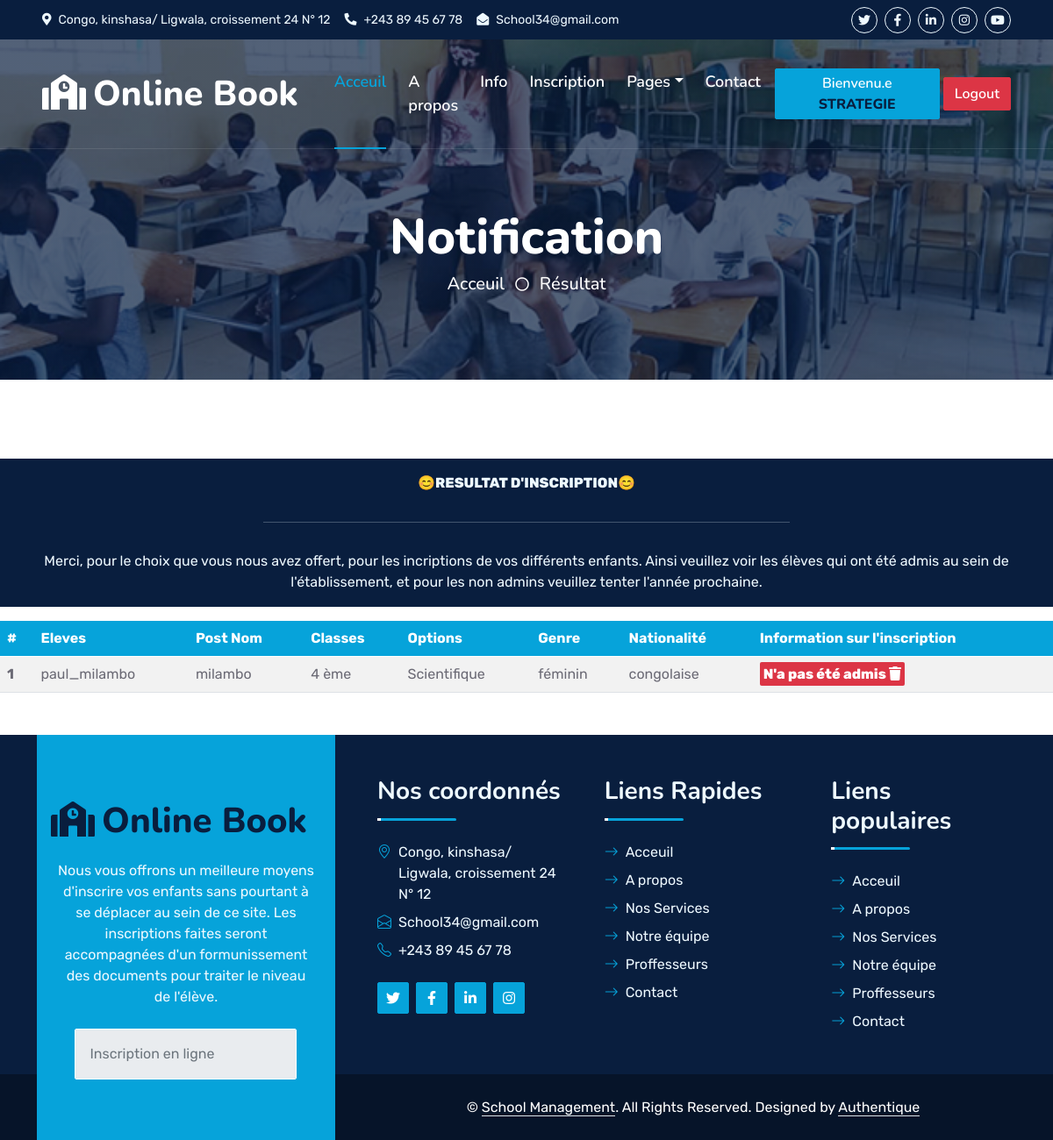
Page /info.php (signed in) on the earlier database version.
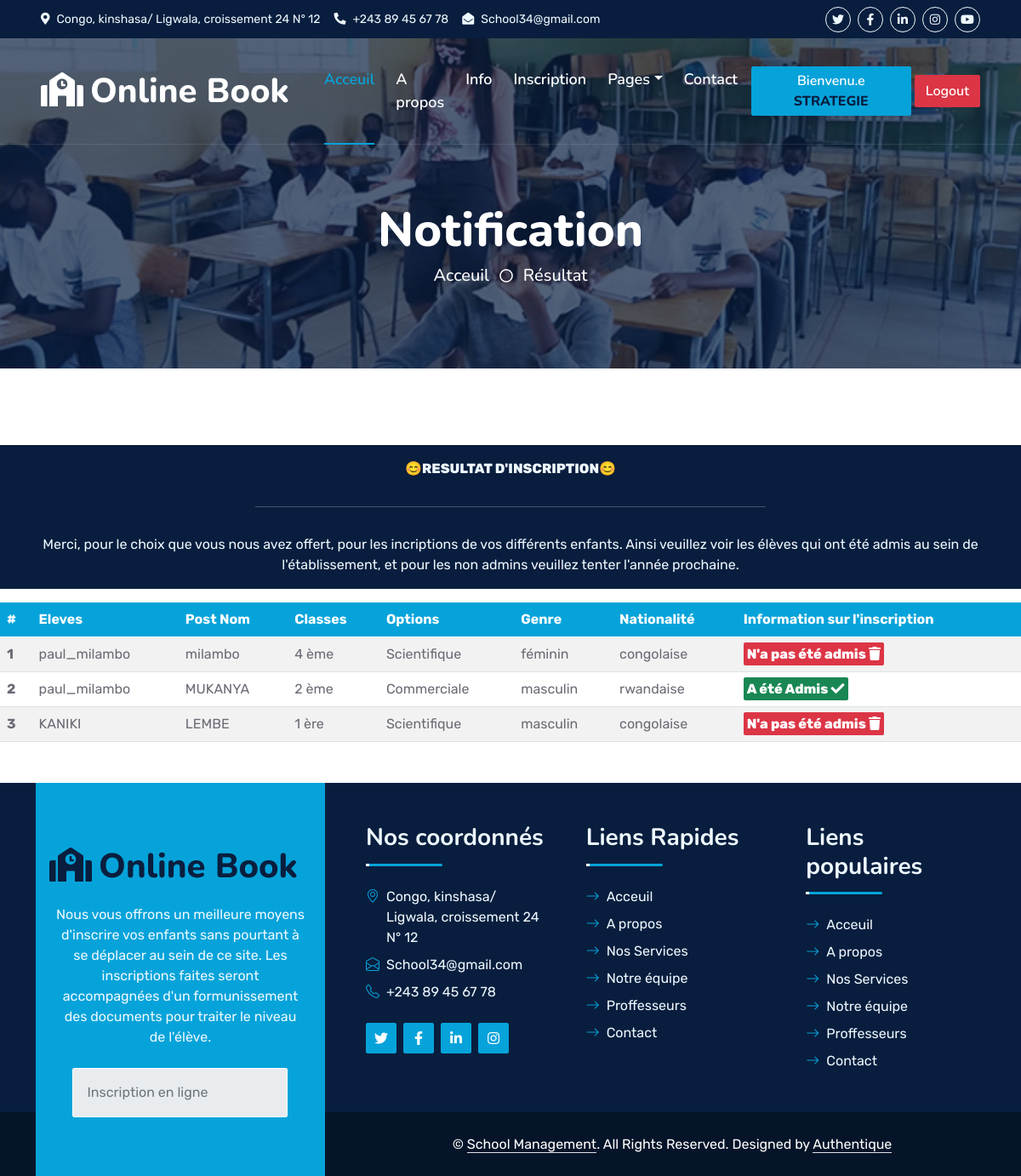
Same page on the later database version.
### tables this page shows
CREATE TABLE `eleves` (
  `id` int NOT NULL,
  `nom` varchar(50) NOT NULL,
  `postnom` varchar(50) NOT NULL,
  `prenom` varchar(50) NOT NULL,
  `lieu_nais` varchar(50) NOT NULL,
  `date_nais` varchar(50) NOT NULL,
  `genre` varchar(50) NOT NULL,
  `nationalite` varchar(50) NOT NULL DEFAULT 'congolaise',
  `responsable` varchar(15) NOT NULL,
  `ancienne_ecole` varchar(150) NOT NULL,
  `certificat` varchar(100) DEFAULT NULL,
  `tel` varchar(15) DEFAULT NULL,
  `adresse` text NOT NULL,
  `inscription` varchar(70) DEFAULT NULL,
  `id_class` int NOT NULL,
  `id_option` int DEFAULT NULL,
  `users_id` int NOT NULL
);

CREATE TABLE `classes` (
  `id` int NOT NULL,
  `nom` varchar(50) NOT NULL,
  `description` text NOT NULL
);

CREATE TABLE `options` (
  `id` int NOT NULL,
  `nom` varchar(50) NOT NULL,
  `description` text NOT NULL
);

### Controller/MainController.php (called while the page is built, shortened)
<?php
class MainController{
    public $connexion;
    public $password = "";
    public $username ="root";
    public $database ="school";
    public $serveur ="localhost";
    public function __construct()
    {
        $this->connexion = new PDO("mysql:host=$this->serveur;dbname=$this->database",$this->username,$this->password);
    }
    public function getInformationByParent($id_user)
    {
        $request = $this->connexion->prepare('SELECT e.*,o.nom as options,c.nom as classe FROM eleves as e inner join classes as c on c.id=e.id_class inner join options as o on o.id=e.id_option where  e.users_id=:id and e.inscription IS NOT NULL');
        $request->execute([
            'id'=>$id_user,
        ]);
        $eleves = $request->fetchAll(PDO::FETCH_ASSOC);
        return $eleves;
    }
}
?>

### info.php (the view, shortened to what this page needs)
<?php
    require "Layourt/header.php";
    require "Controller/MainController.php";
    $request = new MainController();
    $id = $_SESSION['user']['id'];
    $eleves = $request->getInformationByParent($id);
?>
        <div class="container-fluid bg-primary py-5 bg-header" style="margin-bottom: 90px;">
            <div class="row py-5">
                <div class="col-12 pt-lg-5 mt-lg-5 text-center">
                    <h1 class="display-4 text-white animated zoomIn">Notification</h1>
                    <a href="index.php" class="h5 text-white">Acceuil</a>
                    <i class="far fa-circle text-white px-2"></i>
                    <a href="#" class="h5 text-white">Résultat</a>
                </div>
            </div>
        </div>
    </div>
             <div class="bg-dark">
                            <p class=" d-flex align-items-center text-light fw-bold justify-content-center rounded py-3" role="alert">
                                😊RESULTAT D'INSCRIPTION😊
                               <center> <hr class="w-50 text-center text-light"></center>
                            </p>
                        <center>
                            <p class=" d-flex align-items-center text-light text-small justify-content-center rounded py-3">
                                Merci, pour le choix que vous nous avez offert, pour les incriptions de vos différents enfants.
                                Ainsi veuillez voir les élèves qui ont été admis au sein de l'établissement, et pour les non admins veuillez tenter l'année prochaine.
                            </p >
                        </center>
                        </div>
                         <center>
                    <div>
                        <table class="table table-striped rounded">
                         <thead class="bg-primary text-white">
                        <tr>
                        <th scope="col">#</th>
                        <th scope="col">Eleves</th>
                        <th scope="col">Post Nom</th>
                        <th scope="col">Classes</th>
                        <th scope="col">Options</th>
                        <th scope="col">Genre</th>
                        <th scope="col">Nationalité</th>
                        <th scope="col">Information sur l'inscription</th>
                        </tr>
                    </thead>
                    <tbody>
                        <?php foreach($eleves as $k=>$eleve):?>
                            <tr>
                                <th scope="row"><?= $k + 1?></th>
                                <td><?= $eleve['nom']?></td>
                                <td><?= $eleve['postnom']?></td>
                                <td><?= $eleve['classe']?></td>
                                <td><?= $eleve['options']?></td>
                                <td><?= $eleve['genre']?></td>
                                <td><?= $eleve['nationalite']?></td>
                                <td>
                                    <?php if($eleve['inscription'] == "valider"):?>
                                        <span class='bg-success text-white rounded fw-bold py-1 px-1' data-bs-toggle="modal" data-bs-target="#exampleModalInfo"> A été Admis <i class="fa fa-check text-white"></i></span>
                                    <?php elseif($eleve['inscription'] =="Refuser"):?>
                                        <span class='bg-danger text-white rounded fw-bold py-1 px-1' data-bs-toggle="modal" data-bs-target="#exampleModalDelete"> N'a pas été admis <i class="fa fa-trash text-white"></i></span>
                                    <?php else:?>
                                        <span  class='bg-warning text-white rounded fw-bold py-1 px-1' data-bs-toggle="modal" data-bs-target="#exampleModalDelete"> En attente ... <span class="spinner-border spinner-border-sm" role="status" aria-hidden="true"></span></span>
                                    <?php endif?>
                                </td>
                            </tr>
                        <?php endforeach?>
                    </tbody>
                </table>
                        </div>
                        </center>
<?php
    require "Layourt/footer.php"
?>

Differences in the rows shown:
now on this page (row edited): eleves: nom "paul_milambo", postnom "MUKANYA", id_class.nom "2 ème", id_option.nom "Commerciale", genre "masculin", nationalite "rwandaise", inscription "A été Admis"
now on this page (row edited): eleves: nom "KANIKI", postnom "LEMBE", id_class.nom "1 ère", id_option.nom "Scientifique", genre "masculin", nationalite "congolaise", inscription "N'a pas été admis"
